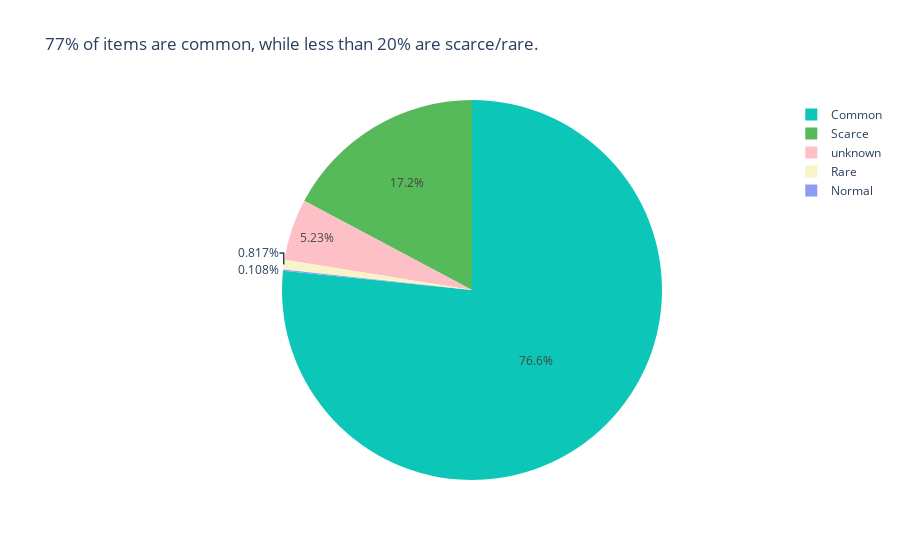

The cell this chart's notebook holds for it:
### Markdown cell above
<h3>What is the distribution of rarity across items?</h3>

### Code cell
# Count occurrances of each value (Common, Normal, Scarce, Rare) in the dataframe
rarity_counts = rarity_df['Rarity'].value_counts().reset_index()
rarity_counts.columns = ['Rarity', 'Count']
fig = px.pie(
    rarity_counts,
    names='Rarity',
    values='Count',
    title='77% of items are common, while less than 20% are scarce/rare.',
    color_discrete_sequence=['#0cc6b8', '#56ba5a', '#fdc0c7', '#f8f4c7', '#8b9df2']
)
fig.show()

### Figure 1 — Plotly figure (JSON) as saved in the notebook; plotly's stock layout.template omitted (floating-point values rounded to 4 significant figures)
{"data": [{"domain": {"x": [0, 1], "y": [0, 1]}, "hovertemplate": "Rarity=%{label}<br>Count=%{value}<extra></extra>", "labels": ["Common", "Scarce", "unknown", "Rare", "Normal"], "legendgroup": "", "name": "", "showlegend": true, "type": "pie", "values": [6378, 1434, 435, 68, 9]}], "layout": {"legend": {"tracegroupgap": 0}, "piecolorway": ["#0cc6b8", "#56ba5a", "#fdc0c7", "#f8f4c7", "#8b9df2"], "title": {"text": "77% of items are common, while less than 20% are scarce/rare."}}}
